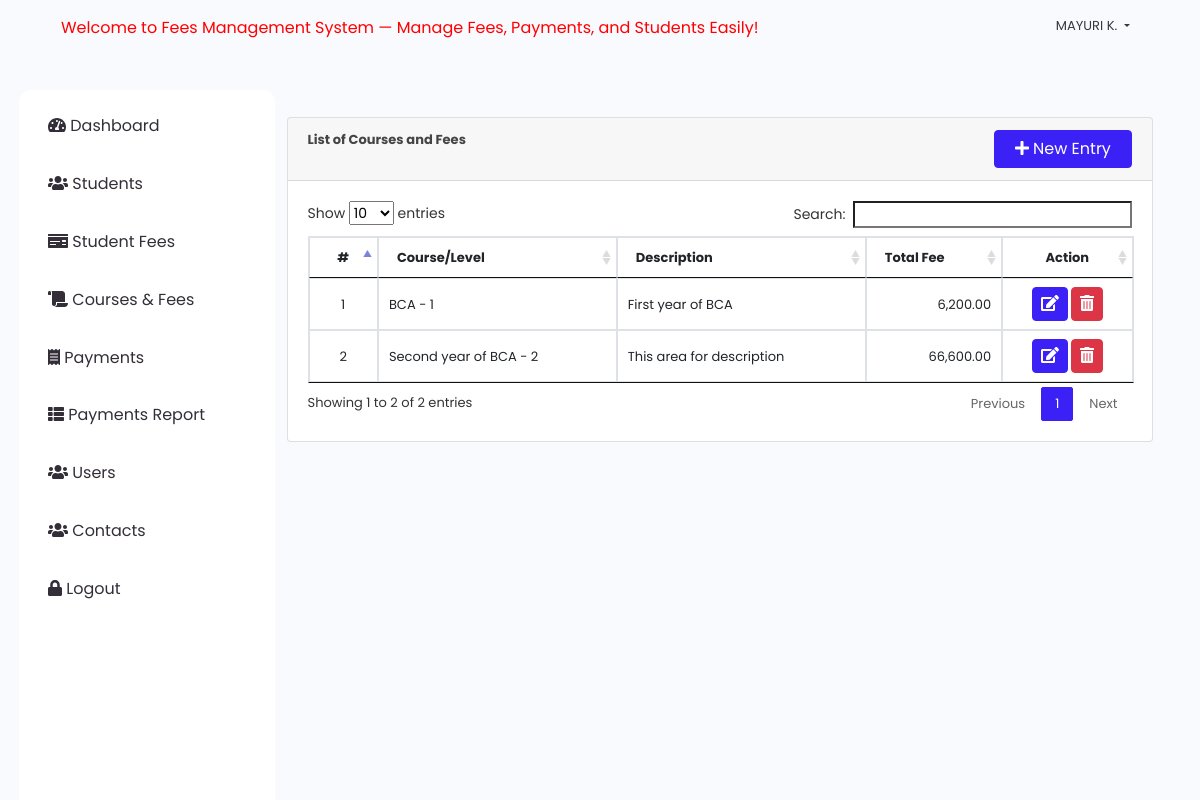
/click_fees/index.php?page=courses (signed in), run on the app's committed database.
### tables this page shows
CREATE TABLE IF NOT EXISTS `courses` (
  `id` int NOT NULL AUTO_INCREMENT,
  `course` varchar(100) NOT NULL,
  `description` text NOT NULL,
  `level` varchar(150) NOT NULL,
  `total_amount` float NOT NULL,
  `date_created` datetime NOT NULL DEFAULT CURRENT_TIMESTAMP,
  PRIMARY KEY (`id`)
);

### click_fees/courses.php (the view, shortened to what this page needs)
<?php include('db_connect.php');?>
<div class="container-fluid">
	<div class="col-lg-12">
		<div class="row">
			<div class="col-md-12">
				<div class="card">
					<div class="card-header">
						<b>List of Courses and Fees</b>
						<span class="float:right"><a class="btn btn-primary col-sm-6 col-md-2 float-right" href="javascript:void(0)" id="new_course">
					<i class="fa fa-plus"></i> New Entry
				</a></span>
					</div>
					<div class="card-body">
						<table class="table table-condensed table-bordered table-hover">
							<thead>
								<tr>
									<th class="text-center">#</th>
									<th class="">Course/Level</th>
									<th class="">Description</th>
									<th class="">Total Fee</th>
									<th class="text-center">Action</th>
								</tr>
							</thead>
							<tbody>
								<?php
								$i = 1;
								$course = $conn->query("SELECT * FROM courses  order by course asc ");
								while($row=$course->fetch_assoc()):
								?>
								<tr>
									<td class="text-center"><?php echo $i++ ?></td>
									<td>
										<?php echo $row['course'] . " - " . $row['level'] ?>
									</td>
									<td class="">
										 <p><?php echo $row['description'] ?></p>
									</td>
									<td class="text-right">
									 <?php echo number_format($row['total_amount'],2) ?>
									</td>
									<td class="text-center">
										<button class="btn btn-primary edit_course" type="button" data-id="<?php echo $row['id'] ?>" ><i class="fa fa-edit"></i></button>
										<button class="btn btn-danger delete_course" type="button" data-id="<?php echo $row['id'] ?>"><i class="fa fa-trash-alt"></i></button>
									</td>
								</tr>
								<?php endwhile; ?>
							</tbody>
						</table>
					</div>
				</div>
			</div>
		</div>
	</div>
</div>

### click_fees/assets/css/style.css (style rules this page uses)
body { font-family: "Poppins", sans-serif; color: #444444; width: 100%; height: calc(100%); font-size: .813rem; background-color: #f9fafe; }
a { color: #1977cc; }
.btn-primary { color: #fff; background-color: #3c21f7; border-color: #3c21f7; }
.btn.edit_course, .btn.delete_course, .btn.view_payment, .btn.edit_fees, .btn.delete_fees, .btn.edit_student, .btn.delete_student, .btn.edit_payment, .btn.delete_payment { padding: 4px 8px; }

### click_fees/courses.php (style rules this page uses)
td { vertical-align: middle !important; }
td p { margin: unset }

### data on the page
courses: course "BCA", level "1", description "First year of BCA", total_amount "6,200.00"
courses: course "Second year of BCA", level "2", description "This area for description", total_amount "66,600.00"

### other printed values
$_SESSION['login_name'] "MAYURI K."
